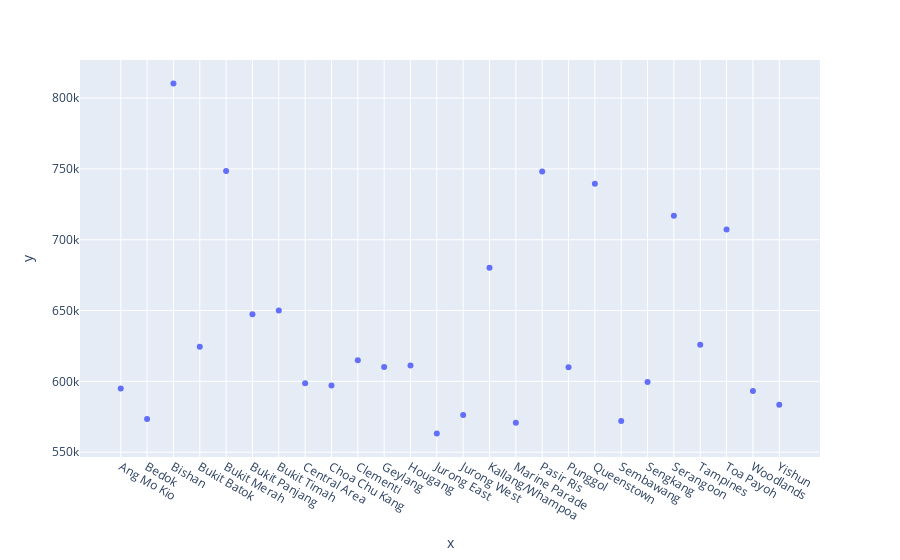

Here is the notebook cell this chart was saved with:
### Code cell
px.scatter(x = new_df["Town"], y = new_df["Avg Price"])

### Figure 1 — Plotly figure (JSON) as saved in the notebook; plotly's stock layout.template omitted (floating-point values rounded to 4 significant figures)
{"data": [{"hovertemplate": "x=%{x}<br>y=%{y}<extra></extra>", "legendgroup": "", "marker": {"color": "#636efa", "symbol": "circle"}, "mode": "markers", "name": "", "orientation": "v", "showlegend": false, "type": "scatter", "x": ["Ang Mo Kio", "Bedok", "Bishan", "Bukit Batok", "Bukit Merah", "Bukit Panjang", "Bukit Timah", "Central Area", "Choa Chu Kang", "Clementi", "Geylang", "Hougang", "Jurong East", "Jurong West", "Kallang/Whampoa", "Marine Parade", "Pasir Ris", "Punggol", "Queenstown", "Sembawang", "Sengkang", "Serangoon", "Tampines", "Toa Payoh", "Woodlands", "Yishun"], "xaxis": "x", "y": [594900.0, 573400.0, 810200.0, 624400.0, 748500.0, 647300.0, 650000, 598700.0, 597100.0, 614800.0, 610200.0, 611100.0, 563243, 576300.0, 680300.0, 570700.0, 748100.0, 610000.0, 739400.0, 572000.0, 599500.0, 717000.0, 625900.0, 707100.0, 593100.0, 583600.0], "yaxis": "y"}], "layout": {"legend": {"tracegroupgap": 0}, "margin": {"t": 60}, "xaxis": {"anchor": "y", "domain": [0, 1], "title": {"text": "x"}}, "yaxis": {"anchor": "x", "domain": [0, 1], "title": {"text": "y"}}}}
